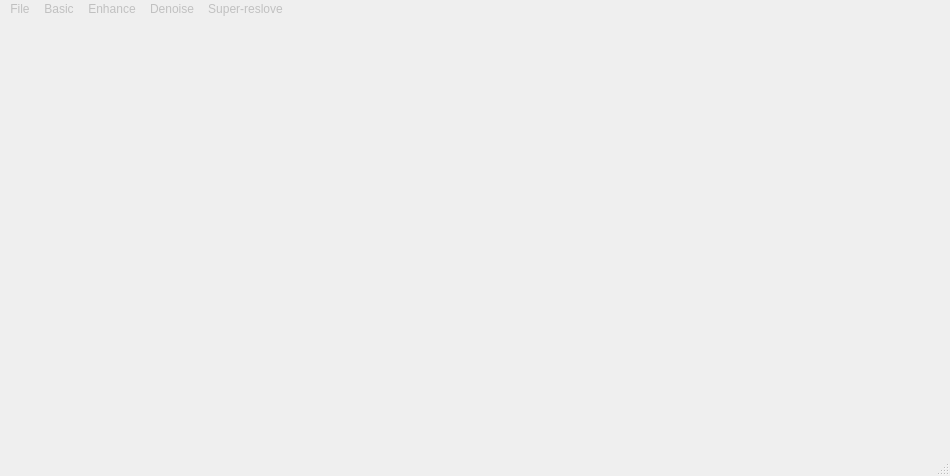
<?xml version="1.0" encoding="UTF-8"?>
<ui version="4.0">
 <class>MainWindow</class>
 <widget class="QMainWindow" name="MainWindow">
  <property name="geometry">
   <rect>
    <x>0</x>
    <y>0</y>
    <width>950</width>
    <height>476</height>
   </rect>
  </property>
  <property name="windowTitle">
   <string>MainWindow</string>
  </property>
  <widget class="QWidget" name="centralwidget">
   <property name="styleSheet">
    <string notr="true">
background-color: rgba(255, 255, 255, 0);</string>
   </property>
   <layout class="QHBoxLayout" name="horizontalLayout">
    <property name="leftMargin">
     <number>0</number>
    </property>
    <property name="topMargin">
     <number>0</number>
    </property>
    <property name="rightMargin">
     <number>0</number>
    </property>
    <property name="bottomMargin">
     <number>0</number>
    </property>
    <item>
     <layout class="QVBoxLayout" name="verticalLayout">
      <item>
       <layout class="QHBoxLayout" name="horizontalLayout_2">
        <item>
         <widget class="GraphicsView" name="leftGraphicsView">
          <property name="sizePolicy">
           <sizepolicy hsizetype="Preferred" vsizetype="Preferred">
            <horstretch>0</horstretch>
            <verstretch>0</verstretch>
           </sizepolicy>
          </property>
          <property name="focusPolicy">
           <enum>Qt::NoFocus</enum>
          </property>
          <property name="acceptDrops">
           <bool>false</bool>
          </property>
          <property name="backgroundBrush">
           <brush brushstyle="SolidPattern">
            <color alpha="200">
             <red>204</red>
             <green>204</green>
             <blue>204</blue>
            </color>
           </brush>
          </property>
         </widget>
        </item>
        <item>
         <widget class="GraphicsView" name="rightGraphicsView">
          <property name="sizePolicy">
           <sizepolicy hsizetype="Preferred" vsizetype="Preferred">
            <horstretch>0</horstretch>
            <verstretch>0</verstretch>
           </sizepolicy>
          </property>
          <property name="focusPolicy">
           <enum>Qt::NoFocus</enum>
          </property>
          <property name="acceptDrops">
           <bool>true</bool>
          </property>
          <property name="backgroundBrush">
           <brush brushstyle="SolidPattern">
            <color alpha="200">
             <red>202</red>
             <green>202</green>
             <blue>202</blue>
            </color>
           </brush>
          </property>
         </widget>
        </item>
       </layout>
      </item>
     </layout>
    </item>
   </layout>
  </widget>
  <widget class="QMenuBar" name="menubar">
   <property name="geometry">
    <rect>
     <x>0</x>
     <y>0</y>
     <width>950</width>
     <height>22</height>
    </rect>
   </property>
   <property name="styleSheet">
    <string notr="true">QMenuBar{border:0px;
color:rgba(180, 180, 180, 200);}
QMenuBar::item:selected{
border:0px;
color:rgb(255, 255, 255);
}</string>
   </property>
   <widget class="QMenu" name="menuFile">
    <property name="styleSheet">
     <string notr="true">QMenu{
background-color: rgba(170, 170, 170,50);
border:0px;}
QMenu::item{
	color: rgba(202, 202, 202, 200);
}

QMenu::item:selected{
color:rgb(255, 255, 255);
}</string>
    </property>
    <property name="title">
     <string>File</string>
    </property>
    <addaction name="actionAdd"/>
    <addaction name="actionDelete"/>
    <addaction name="actionSave"/>
    <addaction name="separator"/>
    <addaction name="actionUndo"/>
   </widget>
   <widget class="QMenu" name="menuBasic">
    <property name="styleSheet">
     <string notr="true">QMenu{
background-color: rgba(170, 170, 170,50);
border:0px;}
QMenu::item{
	color: rgba(202, 202, 202, 200);
}

QMenu::item:selected{
color:rgb(255, 255, 255);
}</string>
    </property>
    <property name="title">
     <string>Basic</string>
    </property>
    <addaction name="actionHistogram"/>
    <addaction name="actionBrightness"/>
   </widget>
   <widget class="QMenu" name="menuEnhancement">
    <property name="styleSheet">
     <string notr="true">QMenu{
background-color: rgba(170, 170, 170,50);
border:0px;}
QMenu::item{
	color: rgba(202, 202, 202, 200);
}

QMenu::item:selected{
color:rgb(255, 255, 255);
}</string>
    </property>
    <property name="title">
     <string>Enhance</string>
    </property>
    <addaction name="actionRetinex"/>
   </widget>
   <widget class="QMenu" name="menuDEnoise">
    <property name="styleSheet">
     <string notr="true">QMenu{
background-color: rgba(170, 170, 170,50);
border:0px;}
QMenu::item{
	color: rgba(202, 202, 202, 200);
}

QMenu::item:selected{
color:rgb(255, 255, 255);
}</string>
    </property>
    <property name="title">
     <string>Denoise</string>
    </property>
    <addaction name="actionMedia_Filter"/>
   </widget>
   <widget class="QMenu" name="menuSuper_reslove">
    <property name="styleSheet">
     <string notr="true">QMenu{
background-color: rgba(170, 170, 170,50);
border:0px;}
QMenu::item{
	color: rgba(202, 202, 202, 200);
}

QMenu::item:selected{
color:rgb(255, 255, 255);
}</string>
    </property>
    <property name="title">
     <string>Super-reslove</string>
    </property>
   </widget>
   <addaction name="menuFile"/>
   <addaction name="menuBasic"/>
   <addaction name="menuEnhancement"/>
   <addaction name="menuDEnoise"/>
   <addaction name="menuSuper_reslove"/>
  </widget>
  <widget class="QStatusBar" name="statusbar"/>
  <action name="actionAdd">
   <property name="icon">
    <iconset resource="res.qrc">
     <normaloff>:/res/addpre.png</normaloff>:/res/addpre.png</iconset>
   </property>
   <property name="text">
    <string>Add</string>
   </property>
  </action>
  <action name="actionDelete">
   <property name="icon">
    <iconset resource="res.qrc">
     <normaloff>:/res/delete.png</normaloff>:/res/delete.png</iconset>
   </property>
   <property name="text">
    <string>Delete</string>
   </property>
  </action>
  <action name="actionSave">
   <property name="icon">
    <iconset resource="res.qrc">
     <normaloff>:/res/save.png</normaloff>:/res/save.png</iconset>
   </property>
   <property name="text">
    <string>SaveAs</string>
   </property>
  </action>
  <action name="actionUndo">
   <property name="icon">
    <iconset resource="res.qrc">
     <normaloff>:/res/undo.png</normaloff>:/res/undo.png</iconset>
   </property>
   <property name="text">
    <string>Undo</string>
   </property>
  </action>
  <action name="actionHistogram">
   <property name="icon">
    <iconset resource="res.qrc">
     <normaloff>:/res/histogram.png</normaloff>:/res/histogram.png</iconset>
   </property>
   <property name="text">
    <string>Histogram</string>
   </property>
  </action>
  <action name="actionBrightness">
   <property name="icon">
    <iconset resource="res.qrc">
     <normaloff>:/res/bright.png</normaloff>:/res/bright.png</iconset>
   </property>
   <property name="text">
    <string>Brightness</string>
   </property>
  </action>
  <action name="actionMedia_Filter">
   <property name="text">
    <string>Media_Filter</string>
   </property>
  </action>
  <action name="actionRetinex">
   <property name="text">
    <string>Retinex</string>
   </property>
  </action>
 </widget>
 <customwidgets>
  <customwidget>
   <class>GraphicsView</class>
   <extends>QGraphicsView</extends>
   <header>graphicsview.h</header>
  </customwidget>
 </customwidgets>
 <resources>
  <include location="res.qrc"/>
 </resources>
 <connections/>
</ui>
